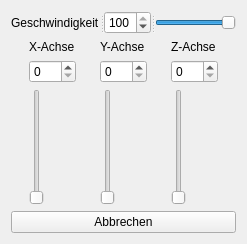
<?xml version="1.0" encoding="UTF-8"?>
<ui version="4.0">
 <class>ControlWidget</class>
 <widget class="QWidget" name="ControlWidget">
  <property name="geometry">
   <rect>
    <x>0</x>
    <y>0</y>
    <width>247</width>
    <height>244</height>
   </rect>
  </property>
  <property name="windowTitle">
   <string>Control</string>
  </property>
  <layout class="QGridLayout" name="gridLayout_2">
   <item row="0" column="0">
    <widget class="QSplitter" name="splitter">
     <property name="orientation">
      <enum>Qt::Horizontal</enum>
     </property>
     <widget class="QLabel" name="label_Speed">
      <property name="text">
       <string>Geschwindigkeit</string>
      </property>
      <property name="buddy">
       <cstring>spinBox_Speed</cstring>
      </property>
     </widget>
     <widget class="QSpinBox" name="spinBox_Speed">
      <property name="maximum">
       <number>100</number>
      </property>
      <property name="value">
       <number>100</number>
      </property>
     </widget>
     <widget class="QSlider" name="horizontalSlider_Speed">
      <property name="maximum">
       <number>100</number>
      </property>
      <property name="sliderPosition">
       <number>100</number>
      </property>
      <property name="orientation">
       <enum>Qt::Horizontal</enum>
      </property>
     </widget>
    </widget>
   </item>
   <item row="1" column="0">
    <layout class="QGridLayout" name="gridLayout">
     <item row="0" column="0">
      <widget class="QLabel" name="label_X">
       <property name="text">
        <string>X-Achse</string>
       </property>
      </widget>
     </item>
     <item row="0" column="1">
      <widget class="QLabel" name="label_Y">
       <property name="text">
        <string>Y-Achse</string>
       </property>
      </widget>
     </item>
     <item row="0" column="2">
      <widget class="QLabel" name="label_Z">
       <property name="text">
        <string>Z-Achse</string>
       </property>
      </widget>
     </item>
     <item row="1" column="0">
      <widget class="QSpinBox" name="spinBox_X">
       <property name="maximum">
        <number>360</number>
       </property>
      </widget>
     </item>
     <item row="1" column="1">
      <widget class="QSpinBox" name="spinBox_Y">
       <property name="maximum">
        <number>360</number>
       </property>
      </widget>
     </item>
     <item row="1" column="2">
      <widget class="QSpinBox" name="spinBox_Z">
       <property name="maximum">
        <number>360</number>
       </property>
      </widget>
     </item>
     <item row="2" column="0">
      <widget class="QSlider" name="verticalSlider_X">
       <property name="maximum">
        <number>360</number>
       </property>
       <property name="orientation">
        <enum>Qt::Vertical</enum>
       </property>
      </widget>
     </item>
     <item row="2" column="1">
      <widget class="QSlider" name="verticalSlider_Y">
       <property name="maximum">
        <number>360</number>
       </property>
       <property name="orientation">
        <enum>Qt::Vertical</enum>
       </property>
      </widget>
     </item>
     <item row="2" column="2">
      <widget class="QSlider" name="verticalSlider_Z">
       <property name="maximum">
        <number>360</number>
       </property>
       <property name="orientation">
        <enum>Qt::Vertical</enum>
       </property>
      </widget>
     </item>
    </layout>
   </item>
   <item row="2" column="0">
    <widget class="QPushButton" name="pushButton_Quit">
     <property name="text">
      <string>Abbrechen</string>
     </property>
    </widget>
   </item>
  </layout>
 </widget>
 <resources/>
 <connections>
  <connection>
   <sender>spinBox_Speed</sender>
   <signal>valueChanged(int)</signal>
   <receiver>horizontalSlider_Speed</receiver>
   <slot>setValue(int)</slot>
   <hints>
    <hint type="sourcelabel">
     <x>164</x>
     <y>81</y>
    </hint>
    <hint type="destinationlabel">
     <x>261</x>
     <y>80</y>
    </hint>
   </hints>
  </connection>
  <connection>
   <sender>horizontalSlider_Speed</sender>
   <signal>valueChanged(int)</signal>
   <receiver>spinBox_Speed</receiver>
   <slot>setValue(int)</slot>
   <hints>
    <hint type="sourcelabel">
     <x>324</x>
     <y>78</y>
    </hint>
    <hint type="destinationlabel">
     <x>170</x>
     <y>80</y>
    </hint>
   </hints>
  </connection>
  <connection>
   <sender>pushButton_Quit</sender>
   <signal>clicked()</signal>
   <receiver>ControlWidget</receiver>
   <slot>close()</slot>
   <hints>
    <hint type="sourcelabel">
     <x>184</x>
     <y>444</y>
    </hint>
    <hint type="destinationlabel">
     <x>272</x>
     <y>206</y>
    </hint>
   </hints>
  </connection>
  <connection>
   <sender>verticalSlider_X</sender>
   <signal>valueChanged(int)</signal>
   <receiver>spinBox_X</receiver>
   <slot>setValue(int)</slot>
   <hints>
    <hint type="sourcelabel">
     <x>60</x>
     <y>233</y>
    </hint>
    <hint type="destinationlabel">
     <x>55</x>
     <y>145</y>
    </hint>
   </hints>
  </connection>
  <connection>
   <sender>verticalSlider_Y</sender>
   <signal>valueChanged(int)</signal>
   <receiver>spinBox_Y</receiver>
   <slot>setValue(int)</slot>
   <hints>
    <hint type="sourcelabel">
     <x>154</x>
     <y>277</y>
    </hint>
    <hint type="destinationlabel">
     <x>155</x>
     <y>140</y>
    </hint>
   </hints>
  </connection>
  <connection>
   <sender>verticalSlider_Z</sender>
   <signal>valueChanged(int)</signal>
   <receiver>spinBox_Z</receiver>
   <slot>setValue(int)</slot>
   <hints>
    <hint type="sourcelabel">
     <x>250</x>
     <y>268</y>
    </hint>
    <hint type="destinationlabel">
     <x>253</x>
     <y>142</y>
    </hint>
   </hints>
  </connection>
  <connection>
   <sender>spinBox_X</sender>
   <signal>valueChanged(int)</signal>
   <receiver>verticalSlider_X</receiver>
   <slot>setValue(int)</slot>
   <hints>
    <hint type="sourcelabel">
     <x>68</x>
     <y>142</y>
    </hint>
    <hint type="destinationlabel">
     <x>59</x>
     <y>223</y>
    </hint>
   </hints>
  </connection>
  <connection>
   <sender>spinBox_Y</sender>
   <signal>valueChanged(int)</signal>
   <receiver>verticalSlider_Y</receiver>
   <slot>setValue(int)</slot>
   <hints>
    <hint type="sourcelabel">
     <x>164</x>
     <y>138</y>
    </hint>
    <hint type="destinationlabel">
     <x>158</x>
     <y>223</y>
    </hint>
   </hints>
  </connection>
  <connection>
   <sender>spinBox_Z</sender>
   <signal>valueChanged(int)</signal>
   <receiver>verticalSlider_Z</receiver>
   <slot>setValue(int)</slot>
   <hints>
    <hint type="sourcelabel">
     <x>258</x>
     <y>138</y>
    </hint>
    <hint type="destinationlabel">
     <x>250</x>
     <y>242</y>
    </hint>
   </hints>
  </connection>
 </connections>
</ui>
